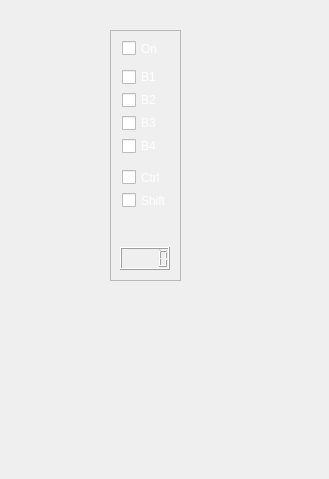
<?xml version="1.0" encoding="UTF-8"?>
<ui version="4.0">
 <class>Clicker</class>
 <widget class="QWidget" name="Clicker">
  <property name="geometry">
   <rect>
    <x>0</x>
    <y>0</y>
    <width>329</width>
    <height>479</height>
   </rect>
  </property>
  <property name="sizePolicy">
   <sizepolicy hsizetype="Preferred" vsizetype="Preferred">
    <horstretch>0</horstretch>
    <verstretch>0</verstretch>
   </sizepolicy>
  </property>
  <property name="maximumSize">
   <size>
    <width>16777215</width>
    <height>16777215</height>
   </size>
  </property>
  <property name="palette">
   <palette>
    <active>
     <colorrole role="WindowText">
      <brush brushstyle="SolidPattern">
       <color alpha="255">
        <red>255</red>
        <green>255</green>
        <blue>255</blue>
       </color>
      </brush>
     </colorrole>
    </active>
    <inactive>
     <colorrole role="WindowText">
      <brush brushstyle="SolidPattern">
       <color alpha="255">
        <red>255</red>
        <green>255</green>
        <blue>255</blue>
       </color>
      </brush>
     </colorrole>
    </inactive>
    <disabled>
     <colorrole role="WindowText">
      <brush brushstyle="SolidPattern">
       <color alpha="255">
        <red>120</red>
        <green>120</green>
        <blue>120</blue>
       </color>
      </brush>
     </colorrole>
    </disabled>
   </palette>
  </property>
  <widget class="QFrame" name="fr_controls">
   <property name="geometry">
    <rect>
     <x>110</x>
     <y>30</y>
     <width>71</width>
     <height>251</height>
    </rect>
   </property>
   <property name="frameShape">
    <enum>QFrame::StyledPanel</enum>
   </property>
   <property name="frameShadow">
    <enum>QFrame::Raised</enum>
   </property>
   <widget class="QLCDNumber" name="lcd_ellipsed_time">
    <property name="geometry">
     <rect>
      <x>10</x>
      <y>217</y>
      <width>50</width>
      <height>23</height>
     </rect>
    </property>
   </widget>
   <widget class="QLabel" name="lbB2">
    <property name="geometry">
     <rect>
      <x>10</x>
      <y>60</y>
      <width>50</width>
      <height>23</height>
     </rect>
    </property>
    <property name="text">
     <string/>
    </property>
   </widget>
   <widget class="QLabel" name="lbB4">
    <property name="geometry">
     <rect>
      <x>10</x>
      <y>106</y>
      <width>50</width>
      <height>23</height>
     </rect>
    </property>
    <property name="text">
     <string/>
    </property>
   </widget>
   <widget class="QLabel" name="lbShift">
    <property name="geometry">
     <rect>
      <x>10</x>
      <y>162</y>
      <width>50</width>
      <height>23</height>
     </rect>
    </property>
    <property name="text">
     <string/>
    </property>
   </widget>
   <widget class="QCheckBox" name="cbCtrl">
    <property name="geometry">
     <rect>
      <x>12</x>
      <y>139</y>
      <width>48</width>
      <height>17</height>
     </rect>
    </property>
    <property name="text">
     <string>Ctrl</string>
    </property>
   </widget>
   <widget class="QCheckBox" name="cbB4">
    <property name="geometry">
     <rect>
      <x>12</x>
      <y>106</y>
      <width>48</width>
      <height>20</height>
     </rect>
    </property>
    <property name="text">
     <string>B4</string>
    </property>
   </widget>
   <widget class="QLabel" name="lbB1">
    <property name="geometry">
     <rect>
      <x>10</x>
      <y>37</y>
      <width>50</width>
      <height>23</height>
     </rect>
    </property>
    <property name="text">
     <string/>
    </property>
   </widget>
   <widget class="QLabel" name="lbOnOff">
    <property name="geometry">
     <rect>
      <x>10</x>
      <y>7</y>
      <width>50</width>
      <height>23</height>
     </rect>
    </property>
    <property name="text">
     <string/>
    </property>
   </widget>
   <widget class="QCheckBox" name="cbB3">
    <property name="geometry">
     <rect>
      <x>12</x>
      <y>83</y>
      <width>48</width>
      <height>20</height>
     </rect>
    </property>
    <property name="text">
     <string>B3</string>
    </property>
   </widget>
   <widget class="QCheckBox" name="cbShift">
    <property name="geometry">
     <rect>
      <x>12</x>
      <y>162</y>
      <width>48</width>
      <height>17</height>
     </rect>
    </property>
    <property name="text">
     <string>Shift</string>
    </property>
   </widget>
   <widget class="QCheckBox" name="cbB1">
    <property name="geometry">
     <rect>
      <x>12</x>
      <y>37</y>
      <width>48</width>
      <height>20</height>
     </rect>
    </property>
    <property name="text">
     <string>B1</string>
    </property>
   </widget>
   <widget class="QLabel" name="lbCtrl">
    <property name="geometry">
     <rect>
      <x>10</x>
      <y>139</y>
      <width>50</width>
      <height>23</height>
     </rect>
    </property>
    <property name="text">
     <string/>
    </property>
   </widget>
   <widget class="QCheckBox" name="cbB2">
    <property name="geometry">
     <rect>
      <x>12</x>
      <y>60</y>
      <width>48</width>
      <height>20</height>
     </rect>
    </property>
    <property name="text">
     <string>B2</string>
    </property>
   </widget>
   <widget class="QCheckBox" name="cbDongle">
    <property name="geometry">
     <rect>
      <x>12</x>
      <y>10</y>
      <width>48</width>
      <height>17</height>
     </rect>
    </property>
    <property name="text">
     <string>On</string>
    </property>
   </widget>
   <widget class="QLabel" name="lbStatus">
    <property name="geometry">
     <rect>
      <x>10</x>
      <y>193</y>
      <width>50</width>
      <height>23</height>
     </rect>
    </property>
    <property name="text">
     <string/>
    </property>
   </widget>
   <widget class="QLabel" name="lbB3">
    <property name="geometry">
     <rect>
      <x>10</x>
      <y>83</y>
      <width>50</width>
      <height>23</height>
     </rect>
    </property>
    <property name="text">
     <string/>
    </property>
   </widget>
  </widget>
  <widget class="QLabel" name="lbBackground">
   <property name="geometry">
    <rect>
     <x>0</x>
     <y>0</y>
     <width>55</width>
     <height>233</height>
    </rect>
   </property>
   <property name="text">
    <string/>
   </property>
  </widget>
 </widget>
 <resources/>
 <connections/>
</ui>
